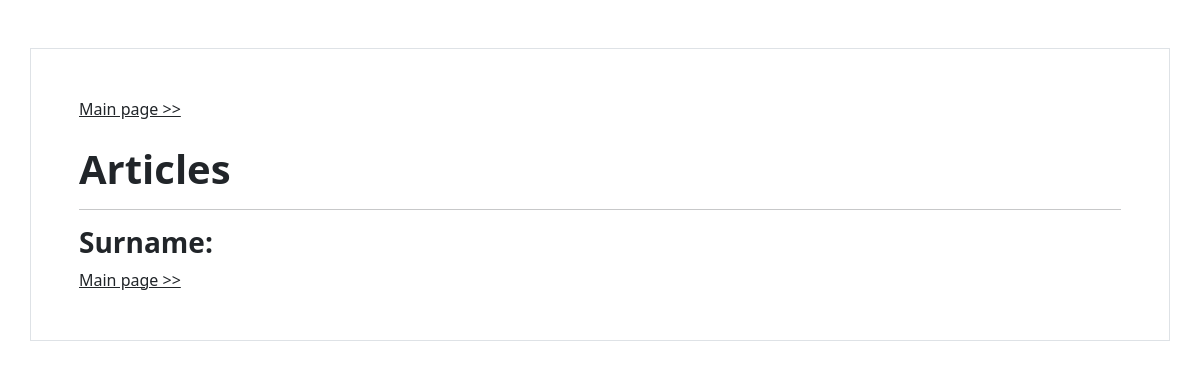
Before: /articles/10 with the older database file.
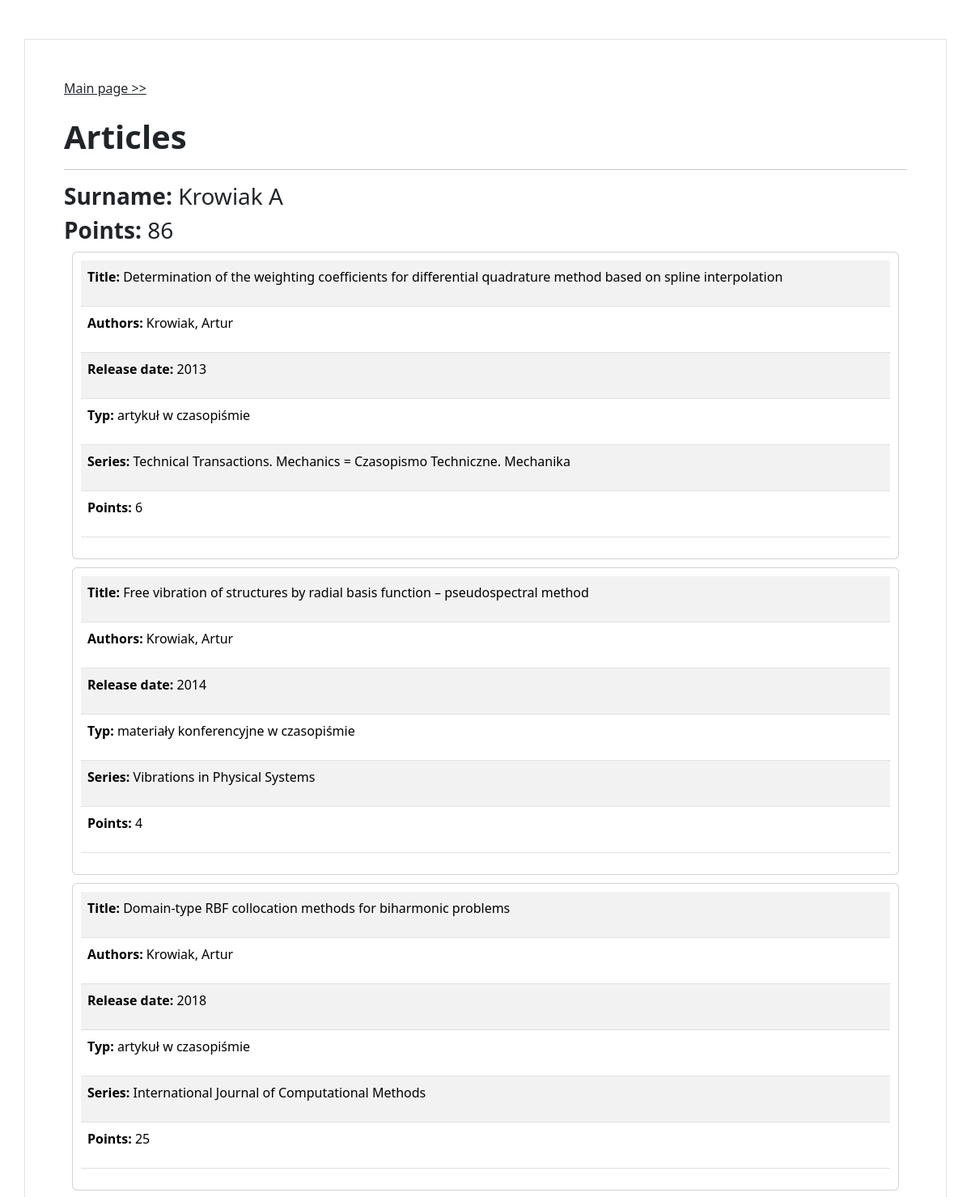
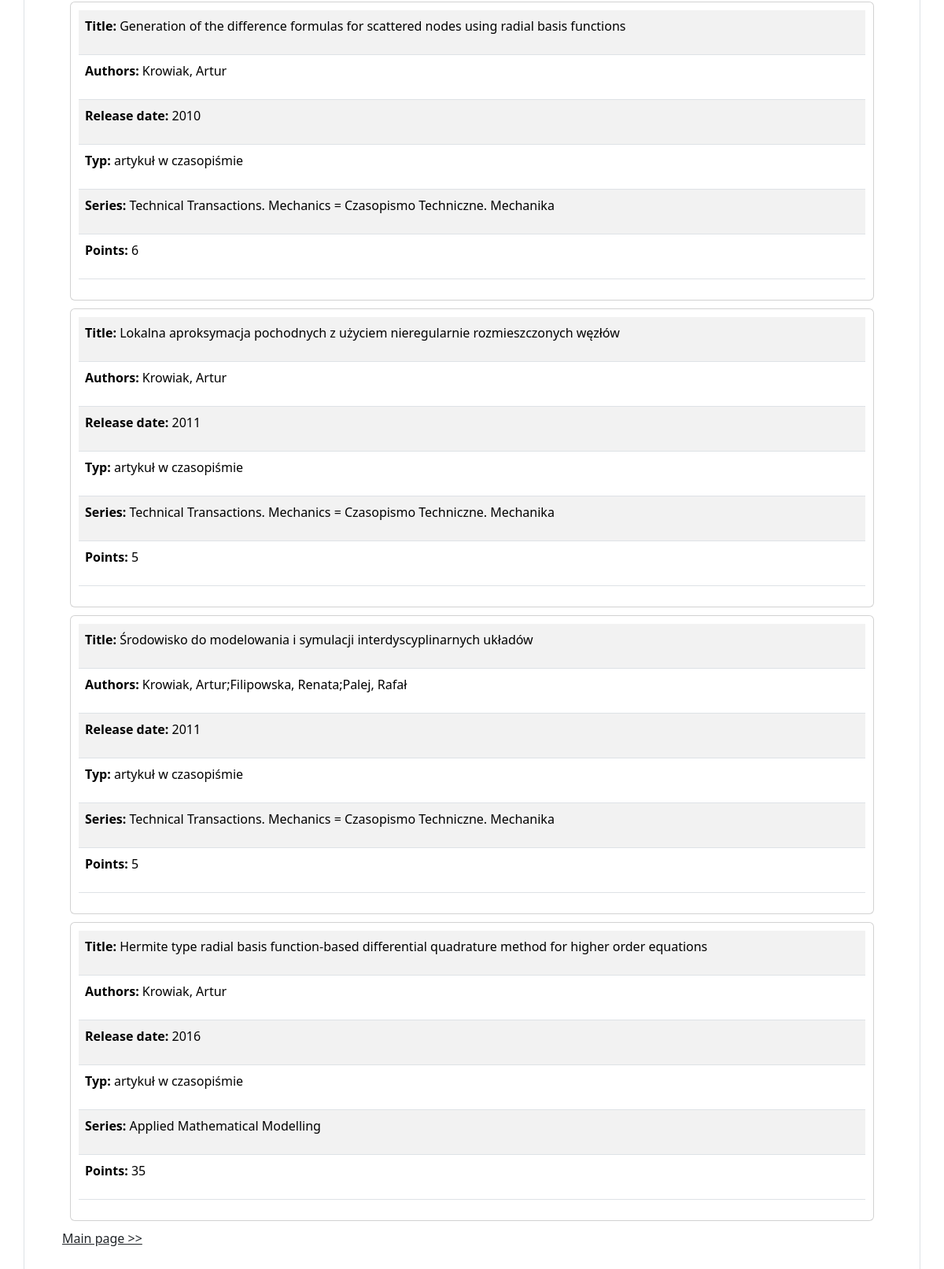
After: the same page with the newer database file (2 pictures, top to bottom).
### biblos/models.py (models this page shows)
class Author(models.Model):
    name = models.CharField(max_length = 200, blank=True, null=True, unique = True)
    class Meta:
        db_table = 'author'

class Article(models.Model):
    author = models.ForeignKey(Author, on_delete=models.CASCADE)
    title = models.CharField(max_length = 200)
    authors = models.CharField(max_length = 200, blank=True, null=True)
    ext_authors = models.CharField(max_length = 200, blank=True, null=True)
    typ = models.CharField(max_length = 200, blank=True, null=True)
    series = models.CharField(max_length = 200, blank=True, null=True)
    release_date = models.CharField(max_length = 200, blank=True, null=True)
    points = models.IntegerField(blank=True, null=True)
    mnisw_list = models.CharField(max_length = 200, blank=True, null=True)
    impact = models.CharField(max_length = 200, blank=True, null=True)
    class Meta:
        db_table = 'article'

### biblos/views.py (the view)
# urls.py: path('articles/<int:id>', views.author_view, name='articles'),
def author_view(request, id):
    author = Author.objects.filter(id=id).first()
    articles = Article.objects.filter(author=author, points__gt=0)
    points = 0
    new_points = 0
    for article in articles:
        if article.release_date:
            if int(article.release_date)>=2019:
                new_points += article.points
            else:
                points += article.points
        else:
            points += article.points
    context = dict({"author": author, "articles": articles, "points": points, "new_points": new_points})
    return render(request, 'biblos/author_view.html', context=context)

### biblos/templates/biblos/author_view.html (shortened to what this page needs)
{% extends 'biblos/base.html' %}
{% block content %}
<div class="container p-5 my-5 border">
    <a href='/' class="link-dark">Main page &gt;&gt;</a>
    <br>
    <br>
    <p class="h1" class="text-align: center"><b>Articles</b></p>
    <hr>
    <p class="h3"><b>Surname: </b>{{author.name}}</p>
    {% if points %}<p class="h3"><b>Points: </b>{{points}}</p>{% endif %}
    {% for article in articles %}
        <div class="card" style="padding:10px; margin: 10px">
            <table class="table table-striped" >
                <tr><td><p id="article"><b>Title: </b>{{article.title}}</p></td></tr>
                <tr><td><p id="article"><b>Authors: </b>{{article.authors}}{% if article.ext_authors %};{{article.ext_authors}}{% endif %}</p></td></tr>
                {% if article.release_date %}<tr><td><p id="article"><b>Release date: </b>{{article.release_date}}</p></td></tr>{% endif %}
                {% if article.typ %}<tr><td><p id="article"><b>Typ: </b>{{article.typ}}</p></td></tr>{% endif %}
                {% if article.series %}<tr><td><p id="article"><b>Series: </b>{{article.series}}</p></td></tr>{% endif %}
                {% if article.points %}<tr><td><p id="article"><b>Points: </b>{{article.points}}</p></td></tr>{% endif %}
            </table>
        </div>
    {% endfor %}
    <a href='/' class="link-dark">Main page &gt;&gt;</a>
</div>
{% endblock %}

Changed rows visible on the page:
added Author: name "Krowiak A"
added Article: title "Determination of the weighting coefficients for differential quadrature method based on spline interpolation", authors "Krowiak, Artur", release_date "2013", typ "artykuł w czasopiśmie", series "Technical Transactions. Mechanics = Czasopismo Techniczne. Mechanika", points "6"
added Article: title "Free vibration of structures by radial basis function – pseudospectral method", authors "Krowiak, Artur", release_date "2014", typ "materiały konferencyjne w czasopiśmie", series "Vibrations in Physical Systems", points "4"
added Article: title "Domain-type RBF collocation methods for biharmonic problems", authors "Krowiak, Artur", release_date "2018", typ "artykuł w czasopiśmie", series "International Journal of Computational Methods", points "25"
added Article: title "Generation of the difference formulas for scattered nodes using radial basis functions", authors "Krowiak, Artur", release_date "2010", typ "artykuł w czasopiśmie", series "Technical Transactions. Mechanics = Czasopismo Techniczne. Mechanika", points "6"
added Article: title "Lokalna aproksymacja pochodnych z użyciem nieregularnie rozmieszczonych węzłów", authors "Krowiak, Artur", release_date "2011", typ "artykuł w czasopiśmie", series "Technical Transactions. Mechanics = Czasopismo Techniczne. Mechanika", points "5"
added Article: title "Środowisko do modelowania i symulacji interdyscyplinarnych układów", authors "Krowiak, Artur;Filipowska, Renata;Palej, Rafał", release_date "2011", typ "artykuł w czasopiśmie", series "Technical Transactions. Mechanics = Czasopismo Techniczne. Mechanika", points "5"
added Article: title "Hermite type radial basis function-based differential quadrature method for higher order equations", authors "Krowiak, Artur", release_date "2016", typ "artykuł w czasopiśmie", series "Applied Mathematical Modelling", points "35"
Other visible differences:
{{ points }}: (not shown) → "86"
text now shown: "Points:"
